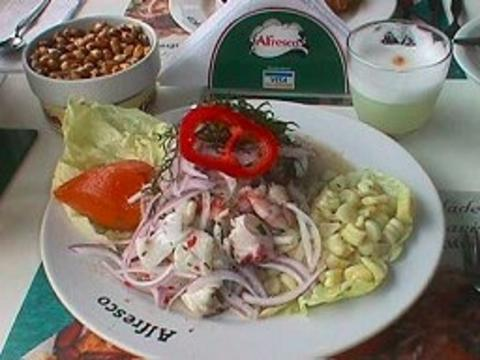
#> input picture Query_Image.jpg, 480 x 360 px, found by its file name
$ jupyter execute --allow-errors cbir.ipynb
#> lines starting #> are read from the running program, lines starting #| are printed output that depends on the picture
[cell 1]
from skimage.feature import hog
import cv2
import os
import numpy as np

[cell 2]
query_img = cv2.imread("/home/tejasv55/Documents/CBIR-system-using-PySpark-and-Alluxio/Query_Image.jpg")
#> query_img is the input picture: shape (360, 480, 3); mean B, G, R 110.6, 122.7, 132.1
query_img = cv2.resize(query_img, (300,300))
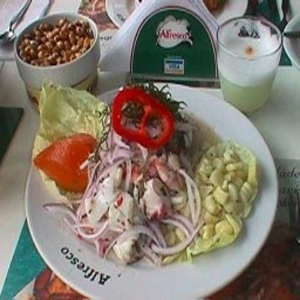
#> query_img: shape (300, 300, 3); mean B, G, R 110.5, 122.6, 132
query_img = cv2.cvtColor(query_img, cv2.COLOR_BGR2GRAY)
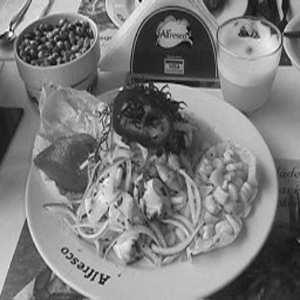
#> query_img: shape (300, 300); min 8, max 253, mean 124
qfeatures = hog(query_img)
qfeatures
